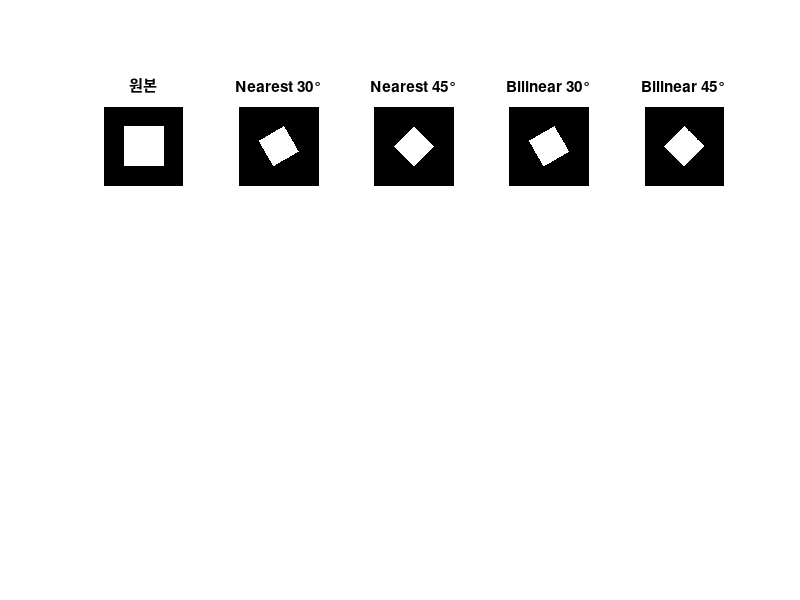

Here is the MATLAB script that generated this plot:
% rotate_comparison.m

% 흑색 배경에 흰색 사각형 생성
c = zeros(256, 256);
c(64:192, 64:192) = 255;

% 30도 회전 (nearest)
c_nearest_30 = imrotate(c, 30, 'nearest');

% 45도 회전 (nearest)
c_nearest_45 = imrotate(c, 45, 'nearest');

% 30도 회전 (bilinear)
c_bilinear_30 = imrotate(c, 30, 'bilinear');

% 45도 회전 (bilinear)
c_bilinear_45 = imrotate(c, 45, 'bilinear');

% 결과 확인
figure;

subplot(2,5,1), imshow(c), title('원본');
subplot(2,5,2), imshow(c_nearest_30), title('Nearest 30°');
subplot(2,5,3), imshow(c_nearest_45), title('Nearest 45°');
subplot(2,5,4), imshow(c_bilinear_30), title('Bilinear 30°');
subplot(2,5,5), imshow(c_bilinear_45), title('Bilinear 45°');
